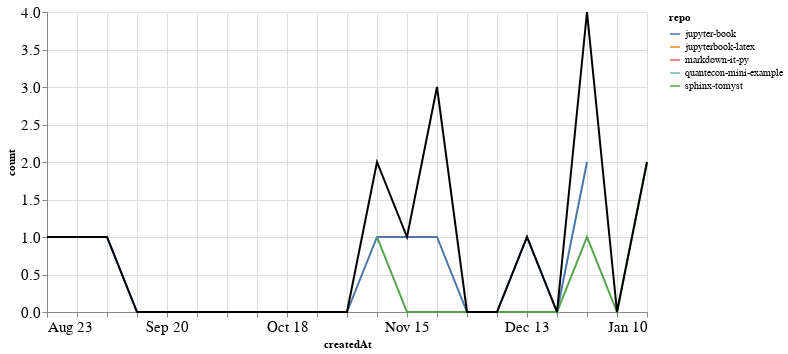

Notebook code for this chart:
### Markdown cell above
### PRs

### Code cell
prs_time = prs.groupby('repo').resample('W', on='createdAt').count()['author'].reset_index()
prs_time = prs_time.rename(columns={'author': 'count'})
prs_time_total = prs_time.groupby('createdAt').agg({"count": "sum"}).reset_index()

ch1 = alt.Chart(prs_time, width=600).mark_line().encode(
    x='createdAt',
    y='count',
    color='repo',
    tooltip="repo"
)

ch2 = alt.Chart(prs_time_total, width=600).mark_line(color="black").encode(
    x='createdAt',
    y='count',
)

ch1 + ch2

### Figure 1 — Vega-Lite specification as saved in the notebook (floating-point values rounded to 4 significant figures)
{"config": {"axisLeft": {"labelFontSize": 15}, "axisBottom": {"labelFontSize": 15}}, "layer": [{"data": {"name": "data-1783db1e15c708c163c823752968df36"}, "mark": "line", "encoding": {"color": {"type": "nominal", "field": "repo"}, "tooltip": {"type": "nominal", "field": "repo"}, "x": {"type": "temporal", "field": "createdAt"}, "y": {"type": "quantitative", "field": "count"}}, "width": 600}, {"data": {"name": "data-bc4a2cbded5cc3665bcadf6b9b74498c"}, "mark": {"type": "line", "color": "black"}, "encoding": {"x": {"type": "temporal", "field": "createdAt"}, "y": {"type": "quantitative", "field": "count"}}, "width": 600}], "$schema": "https://vega.github.io/schema/vega-lite/v4.8.1.json", "datasets": {"data-1783db1e15c708c163c823752968df36": [{"repo": "jupyter-book", "createdAt": "2020-09-06T00:00:00", "count": 1}, {"repo": "jupyter-book", "createdAt": "2020-09-13T00:00:00", "count": 0}, {"repo": "jupyter-book", "createdAt": "2020-09-20T00:00:00", "count": 0}, {"repo": "jupyter-book", "createdAt": "2020-09-27T00:00:00", "count": 0}, {"repo": "jupyter-book", "createdAt": "2020-10-04T00:00:00", "count": 0}, {"repo": "jupyter-book", "createdAt": "2020-10-11T00:00:00", "count": 0}, {"repo": "jupyter-book", "createdAt": "2020-10-18T00:00:00", "count": 0}, {"repo": "jupyter-book", "createdAt": "2020-10-25T00:00:00", "count": 0}, {"repo": "jupyter-book", "createdAt": "2020-11-01T00:00:00", "count": 0}, {"repo": "jupyter-book", "createdAt": "2020-11-08T00:00:00", "count": 1}, {"repo": "jupyter-book", "createdAt": "2020-11-15T00:00:00", "count": 1}, {"repo": "jupyter-book", "createdAt": "2020-11-22T00:00:00", "count": 1}, {"repo": "jupyter-book", "createdAt": "2020-11-29T00:00:00", "count": 0}, {"repo": "jupyter-book", "createdAt": "2020-12-06T00:00:00", "count": 0}, {"repo": "jupyter-book", "createdAt": "2020-12-13T00:00:00", "count": 1}, {"repo": "jupyter-book", "createdAt": "2020-12-20T00:00:00", "count": 0}, {"repo": "jupyter-book", "createdAt": "2020-12-27T00:00:00", "count": 2}, {"repo": "jupyterbook-latex", "createdAt": "2020-12-27T00:00:00", "count": 1}, {"repo": "markdown-it-py", "createdAt": "2020-08-23T00:00:00", "count": 1}, {"repo": "quantecon-mini-example", "createdAt": "2020-11-22T00:00:00", "count": 2}, {"repo": "sphinx-tomyst", "createdAt": "2020-11-08T00:00:00", "count": 1}, {"repo": "sphinx-tomyst", "createdAt": "2020-11-15T00:00:00", "count": 0}, {"repo": "sphinx-tomyst", "createdAt": "2020-11-22T00:00:00", "count": 0}, {"repo": "sphinx-tomyst", "createdAt": "2020-11-29T00:00:00", "count": 0}, {"repo": "sphinx-tomyst", "createdAt": "2020-12-06T00:00:00", "count": 0}, {"repo": "sphinx-tomyst", "createdAt": "2020-12-13T00:00:00", "count": 0}, {"repo": "sphinx-tomyst", "createdAt": "2020-12-20T00:00:00", "count": 0}, {"repo": "sphinx-tomyst", "createdAt": "2020-12-27T00:00:00", "count": 1}, {"repo": "sphinx-tomyst", "createdAt": "2021-01-03T00:00:00", "count": 0}, {"repo": "sphinx-tomyst", "createdAt": "2021-01-10T00:00:00", "count": 2}], "data-bc4a2cbded5cc3665bcadf6b9b74498c": [{"createdAt": "2020-08-23T00:00:00", "count": 1}, {"createdAt": "2020-09-06T00:00:00", "count": 1}, {"createdAt": "2020-09-13T00:00:00", "count": 0}, {"createdAt": "2020-09-20T00:00:00", "count": 0}, {"createdAt": "2020-09-27T00:00:00", "count": 0}, {"createdAt": "2020-10-04T00:00:00", "count": 0}, {"createdAt": "2020-10-11T00:00:00", "count": 0}, {"createdAt": "2020-10-18T00:00:00", "count": 0}, {"createdAt": "2020-10-25T00:00:00", "count": 0}, {"createdAt": "2020-11-01T00:00:00", "count": 0}, {"createdAt": "2020-11-08T00:00:00", "count": 2}, {"createdAt": "2020-11-15T00:00:00", "count": 1}, {"createdAt": "2020-11-22T00:00:00", "count": 3}, {"createdAt": "2020-11-29T00:00:00", "count": 0}, {"createdAt": "2020-12-06T00:00:00", "count": 0}, {"createdAt": "2020-12-13T00:00:00", "count": 1}, {"createdAt": "2020-12-20T00:00:00", "count": 0}, {"createdAt": "2020-12-27T00:00:00", "count": 4}, {"createdAt": "2021-01-03T00:00:00", "count": 0}, {"createdAt": "2021-01-10T00:00:00", "count": 2}]}}
